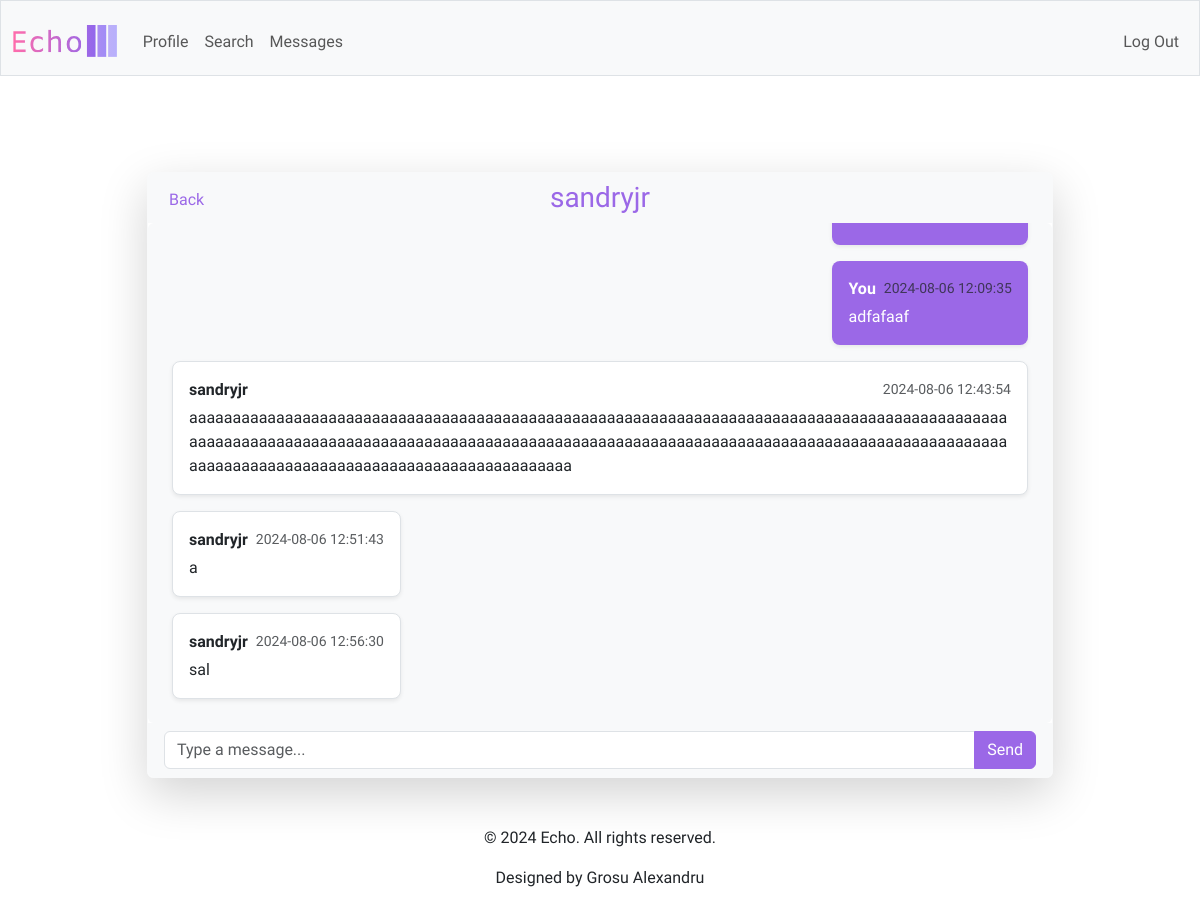
Screenshot of /messages/2 (signed in) with the database file from the repository.
### tables this page shows
CREATE TABLE users (
    id INTEGER PRIMARY KEY AUTOINCREMENT,
    username TEXT UNIQUE NOT NULL,
    password_hash TEXT NOT NULL,
    bio TEXT,
    created_at TIMESTAMP DEFAULT CURRENT_TIMESTAMP
);

CREATE TABLE messages (
    id INTEGER PRIMARY KEY AUTOINCREMENT,
    conversation_id INTEGER NOT NULL,
    sender_id INTEGER NOT NULL,
    content TEXT NOT NULL,
    created_at TIMESTAMP DEFAULT CURRENT_TIMESTAMP,
    FOREIGN KEY (conversation_id) REFERENCES conversations(id),
    FOREIGN KEY (sender_id) REFERENCES users(id)
);

### app.py (the view)
@app.route('/messages/<int:conversation_id>')
@login_required
def conversation(conversation_id):
    user_id = session['user_id']
    messages = db.execute('''
        SELECT m.content, m.created_at, u.username
        FROM messages m
        JOIN users u ON m.sender_id = u.id
        WHERE m.conversation_id = ?
        ORDER BY m.created_at
    ''', conversation_id)
    other_user = db.execute('''
        SELECT u.username
        FROM conversation_participants cp
        JOIN users u ON cp.user_id = u.id
        WHERE cp.conversation_id = ? AND cp.user_id != ?
    ''', conversation_id, user_id)
    other_username = other_user[0]['username'] if other_user else "Unknown"
    return render_template('conversation.html', messages=messages,
                           conversation_id=conversation_id, other_username=other_username)

### app.py (called while the page is built)
@app.after_request
def after_request(response):
    response.headers["Cache-Control"] = "no-cache, no-store, must-revalidate"
    response.headers["Expires"] = 0
    response.headers["Pragma"] = "no-cache"
    return response

### helpers.py (called while the page is built)
def login_required(f):
    @wraps(f)
    def decorated_function(*args, **kwargs):
        if session.get("user_id") is None:
            return redirect("/login")
        return f(*args, **kwargs)
    return decorated_function

### templates/conversation.html (shortened to what this page needs)
{% extends "layout.html" %}
{% block main %}
    <div class="container mt-5">
        <div class="row justify-content-center">
            <div class="col-md-10">
                <div class="card shadow-lg border-light">
                    <div class="card-header d-flex align-items-center bg-light border-bottom-0 position-relative">
                        <a href="{{ url_for('messages') }}" class="btn btn-link text-decoration-none purple position-absolute top-0 start-0 mt-2 ms-2">
                             Back
                        </a>
                        <div class="d-flex justify-content-center w-100">
                            <h3 class="mb-0 purple">
                                <a href="{{ url_for('profile', username=other_username) }}" class="text-decoration-none purple">
                                    {{ other_username }}
                                </a>
                            </h3>
                        </div>
                    </div>
                    <div class="card-body p-4 bg-light rounded" id="messageContainer" style="max-height: 500px; overflow-y: auto;">
                        <div class="d-flex flex-column gap-3">
                            {% for message in messages %}
                                {% if message['username'] == session['username'] %}
                                    <div class="d-flex justify-content-end">
                                        <div class="bg-purple text-white p-3 rounded-3 shadow-sm text-break text-start">
                                            <div class="d-flex justify-content-between align-items-center">
                                                <strong>You</strong>
                                                <small class="text-muted ms-2">{{ message['created_at'] }}</small>
                                            </div>
                                            <p class="mb-0 mt-1">{{ message['content'] }}</p>
                                        </div>
                                    </div>
                                {% else %}
                                    <div class="d-flex justify-content-start">
                                        <div class="bg-white border p-3 rounded-3 shadow-sm text-break text-start">
                                            <div class="d-flex justify-content-between align-items-center">
                                                <strong>{{ message['username'] }}</strong>
                                                <small class="text-muted ms-2">{{ message['created_at'] }}</small>
                                            </div>
                                            <p class="mb-0 mt-1">{{ message['content'] }}</p>
                                        </div>
                                    </div>
                                {% endif %}
                            {% endfor %}
                        </div>
                    </div>
                    <div class="card-footer bg-light border-top-0">
                        <form action="{{ url_for('send_message', conversation_id=conversation_id) }}" method="post">
                            <div class="input-group">
                                <input type="text" name="content" autocomplete="off" class="form-control" placeholder="Type a message..." aria-label="Type a message..." aria-describedby="button-addon2" required>
                                <button class="btn btn-primary" type="submit" id="button-addon2">Send</button>
                            </div>
                        </form>
                    </div>
                </div>
            </div>
        </div>
    </div>
{% endblock %}

### static/styles.css (style rules this page uses)
body { font-family: "Amiko", sans-serif; }
.purple { color: #9b68e7; }
.bg-purple { background-color: #9b68e7; }
.btn-primary, .btn-primary:active:focus { background-color: #9b68e7; border-color: #9b68e7; color: #fff; }

### rows the page displays
users: username "sandryjr"
messages: created_at "2024-08-06 12:09:35", content "adfafaaf"
messages: username "sandryjr", created_at "2024-08-06 12:43:54", content "aaaaaaaaaaaaaaaaaaaaaaaaaaaaaaaaaaaaaaaaaaaaaaaaaaaaaaaaaaaaaaaaaaaaaaaaaaaaaaaaaaaaaaaaaaaaaaaaaaaaaaaaaaaaaaaaaaaaaaaaaaaaaaaaaaaaaaaaaaaaaaaaaaaaaaaaaaaaaaaaaaaaaaaaaaaaaaaaaaaaaaaaaaaaaaaaaaaaaaaaaaaaaaaaaaaaaaaaaaaaaaaaaaaaaaaa"
messages: username "sandryjr", created_at "2024-08-06 12:51:43", content "a"
messages: username "sandryjr", created_at "2024-08-06 12:56:30", content "sal"
